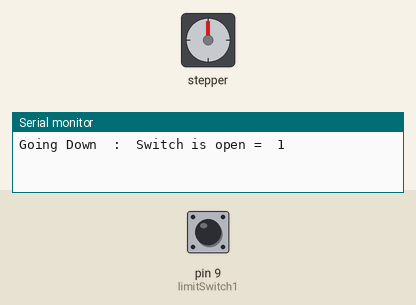
Simulated run of this sketch. Board: Arduino Uno, built with avr-gcc and run on an emulated ATmega328P. Parts: stepper motor, the last lines printed to the serial monitor. Wiring (inferred from the names in the program): stepper motor driver (200 steps per turn assumed): step pin 4; direction pin 7. Inputs (shaded band) come from the test bench; at power-on: pin 9 (limitSwitch1) HIGH.

Above: at 8.0 s.
8.1 s: pin 9 (limitSwitch1) pulled LOW for 2.85 s
At 10.2 s:
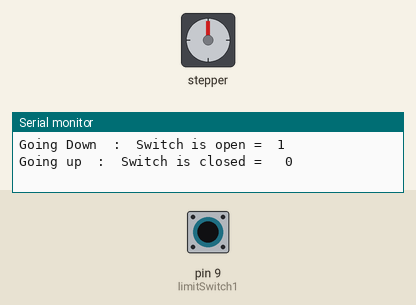
At 12.1 s:
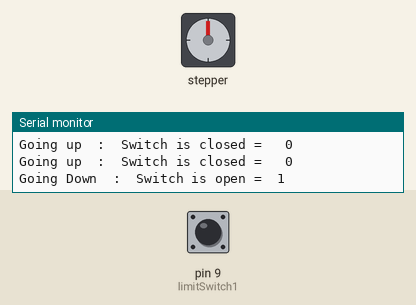
17.8 s: pin 9 (limitSwitch1) driven LOW
24.6 s: pin 9 (limitSwitch1) driven HIGH
31.4 s: pin 9 (limitSwitch1) driven LOW
45.0 s: pin 9 (limitSwitch1) driven HIGH
51.8 s: pin 9 (limitSwitch1) driven LOW
Timing chart, 0 to 86.7 s (numbered marks = the images above; inputs shaded):
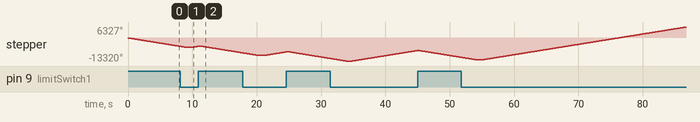

The sketch:

End_affector_J4.ino
```cpp
// defines pins
#define stepPin 4
#define dirPin 7
#define limitSwitch1 9

//Z AXIS
void setup() {
  // Sets the two pins as Outputs
  pinMode(stepPin,OUTPUT);
  pinMode(dirPin,OUTPUT);
  pinMode(limitSwitch1, INPUT_PULLUP);
  Serial.begin(9600);
}
void loop() {
  int limitval = digitalRead(limitSwitch1);
  // Makes 200 pulses for making one full cycle rotation
  if(digitalRead(limitSwitch1) != 1){
    Serial.print("Going up  :  Switch is closed =   ");
    Serial.println(limitval);
    digitalWrite(dirPin,HIGH); // Enables the motor to move in a particular direction
  // Makes 200 pulses for making one full cycle rotation
    for(int x = 0; x < 200; x++) {
    digitalWrite(stepPin,HIGH);
    delayMicroseconds(1500);    // by changing this time delay between the steps we can change the rotation speed
    digitalWrite(stepPin,LOW);
    delayMicroseconds(1500); }
  }
  else if(digitalRead(limitSwitch1) ==1){
    Serial.print("Going Down  :  Switch is open =  ");
    Serial.println(limitval);
    digitalWrite(dirPin,LOW); //Changes the rotations direction
  // Makes 400 pulses for making two full cycle rotation
    for(int x = 0; x < 3000; x++) {
    digitalWrite(stepPin,HIGH);
    delayMicroseconds(1500);
    digitalWrite(stepPin,LOW);
    delayMicroseconds(1500);
  }
  delay(1000);
  }
}
```
